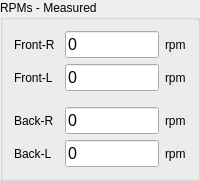
     <widget class="QGroupBox" name="rpmMeasuredBox">
      <property name="geometry">
       <rect>
        <x>247</x>
        <y>20</y>
        <width>200</width>
        <height>165</height>
       </rect>
      </property>
      <property name="sizePolicy">
       <sizepolicy hsizetype="Fixed" vsizetype="Fixed">
        <horstretch>0</horstretch>
        <verstretch>0</verstretch>
       </sizepolicy>
      </property>
      <property name="title">
       <string>RPMs - Measured</string>
      </property>
      <layout class="QHBoxLayout" name="horizontalLayout_7">
       <item>
        <layout class="QVBoxLayout" name="rpmMeasuredLabelsBox">
         <item>
          <widget class="QLabel" name="rpmMeasuredFRLabel">
           <property name="sizePolicy">
            <sizepolicy hsizetype="Preferred" vsizetype="Preferred">
             <horstretch>0</horstretch>
             <verstretch>0</verstretch>
            </sizepolicy>
           </property>
           <property name="text">
            <string>Front-R</string>
           </property>
          </widget>
         </item>
         <item>
          <widget class="QLabel" name="rpmMeasuredFLLabel">
           <property name="text">
            <string>Front-L</string>
           </property>
          </widget>
         </item>
         <item>
          <spacer name="verticalSpacer_6">
           <property name="orientation">
            <enum>Qt::Orientation::Vertical</enum>
           </property>
           <property name="sizeType">
            <enum>QSizePolicy::Policy::Fixed</enum>
           </property>
           <property name="sizeHint" stdset="0">
            <size>
             <width>20</width>
             <height>10</height>
            </size>
           </property>
          </spacer>
         </item>
         <item>
          <widget class="QLabel" name="rpmMeasuredBRLabel">
           <property name="text">
            <string>Back-R</string>
           </property>
          </widget>
         </item>
         <item>
          <widget class="QLabel" name="rpmMeasuredBLLabel">
           <property name="text">
            <string>Back-L</string>
           </property>
          </widget>
         </item>
        </layout>
       </item>
       <item>
        <spacer name="horizontalSpacer_16">
         <property name="orientation">
          <enum>Qt::Orientation::Horizontal</enum>
         </property>
         <property name="sizeType">
          <enum>QSizePolicy::Policy::Fixed</enum>
         </property>
         <property name="sizeHint" stdset="0">
          <size>
           <width>4</width>
           <height>20</height>
          </size>
         </property>
        </spacer>
       </item>
       <item>
        <layout class="QVBoxLayout" name="rpmMeasuredValuesBox">
         <property name="sizeConstraint">
          <enum>QLayout::SizeConstraint::SetDefaultConstraint</enum>
         </property>
         <item>
          <widget class="QLineEdit" name="rpmMeasuredFRValue">
           <property name="sizePolicy">
            <sizepolicy hsizetype="Preferred" vsizetype="Fixed">
             <horstretch>0</horstretch>
             <verstretch>0</verstretch>
            </sizepolicy>
           </property>
           <property name="font">
            <font>
             <pointsize>12</pointsize>
            </font>
           </property>
           <property name="focusPolicy">
            <enum>Qt::FocusPolicy::NoFocus</enum>
           </property>
           <property name="text">
            <string>0</string>
           </property>
           <property name="frame">
            <bool>true</bool>
           </property>
           <property name="dragEnabled">
            <bool>true</bool>
           </property>
           <property name="readOnly">
            <bool>true</bool>
           </property>
          </widget>
         </item>
         <item>
          <widget class="QLineEdit" name="rpmMeasuredFLValue">
           <property name="sizePolicy">
            <sizepolicy hsizetype="Preferred" vsizetype="Fixed">
             <horstretch>0</horstretch>
             <verstretch>0</verstretch>
            </sizepolicy>
           </property>
           <property name="font">
            <font>
             <pointsize>12</pointsize>
            </font>
           </property>
           <property name="focusPolicy">
            <enum>Qt::FocusPolicy::NoFocus</enum>
           </property>
           <property name="text">
            <string>0</string>
           </property>
           <property name="frame">
            <bool>true</bool>
           </property>
           <property name="dragEnabled">
            <bool>true</bool>
           </property>
           <property name="readOnly">
            <bool>true</bool>
           </property>
          </widget>
         </item>
         <item>
          <spacer name="verticalSpacer_7">
           <property name="orientation">
            <enum>Qt::Orientation::Vertical</enum>
           </property>
           <property name="sizeType">
            <enum>QSizePolicy::Policy::Fixed</enum>
           </property>
           <property name="sizeHint" stdset="0">
            <size>
             <width>20</width>
             <height>10</height>
            </size>
           </property>
          </spacer>
         </item>
         <item>
          <widget class="QLineEdit" name="rpmMeasuredBRValue">
           <property name="sizePolicy">
            <sizepolicy hsizetype="Preferred" vsizetype="Fixed">
             <horstretch>0</horstretch>
             <verstretch>0</verstretch>
            </sizepolicy>
           </property>
           <property name="font">
            <font>
             <pointsize>12</pointsize>
            </font>
           </property>
           <property name="focusPolicy">
            <enum>Qt::FocusPolicy::NoFocus</enum>
           </property>
           <property name="text">
            <string>0</string>
           </property>
           <property name="frame">
            <bool>true</bool>
           </property>
           <property name="dragEnabled">
            <bool>true</bool>
           </property>
           <property name="readOnly">
            <bool>true</bool>
           </property>
          </widget>
         </item>
         <item>
          <widget class="QLineEdit" name="rpmMeasuredBlValue">
           <property name="sizePolicy">
            <sizepolicy hsizetype="Preferred" vsizetype="Fixed">
             <horstretch>0</horstretch>
             <verstretch>0</verstretch>
            </sizepolicy>
           </property>
           <property name="font">
            <font>
             <pointsize>12</pointsize>
            </font>
           </property>
           <property name="focusPolicy">
            <enum>Qt::FocusPolicy::NoFocus</enum>
           </property>
           <property name="text">
            <string>0</string>
           </property>
           <property name="frame">
            <bool>true</bool>
           </property>
           <property name="dragEnabled">
            <bool>true</bool>
           </property>
           <property name="readOnly">
            <bool>true</bool>
           </property>
          </widget>
         </item>
        </layout>
       </item>
       <item>
        <layout class="QVBoxLayout" name="rpmMeasuredUnitsBox">
         <item>
          <widget class="QLabel" name="rpmMeasuredFRUnit">
           <property name="text">
            <string>rpm</string>
           </property>
          </widget>
         </item>
         <item>
          <widget class="QLabel" name="rpmMeasuredFLUnit">
           <property name="text">
            <string>rpm</string>
           </property>
          </widget>
         </item>
         <item>
          <spacer name="verticalSpacer_8">
           <property name="orientation">
            <enum>Qt::Orientation::Vertical</enum>
           </property>
           <property name="sizeType">
            <enum>QSizePolicy::Policy::Fixed</enum>
           </property>
           <property name="sizeHint" stdset="0">
            <size>
             <width>20</width>
             <height>10</height>
            </size>
           </property>
          </spacer>
         </item>
         <item>
          <widget class="QLabel" name="rpmMeasuredBRUnit">
           <property name="text">
            <string>rpm</string>
           </property>
          </widget>
         </item>
         <item>
          <widget class="QLabel" name="rpmMeasuredBLUnit">
           <property name="text">
            <string>rpm</string>
           </property>
          </widget>
         </item>
        </layout>
       </item>
      </layout>
     </widget>
